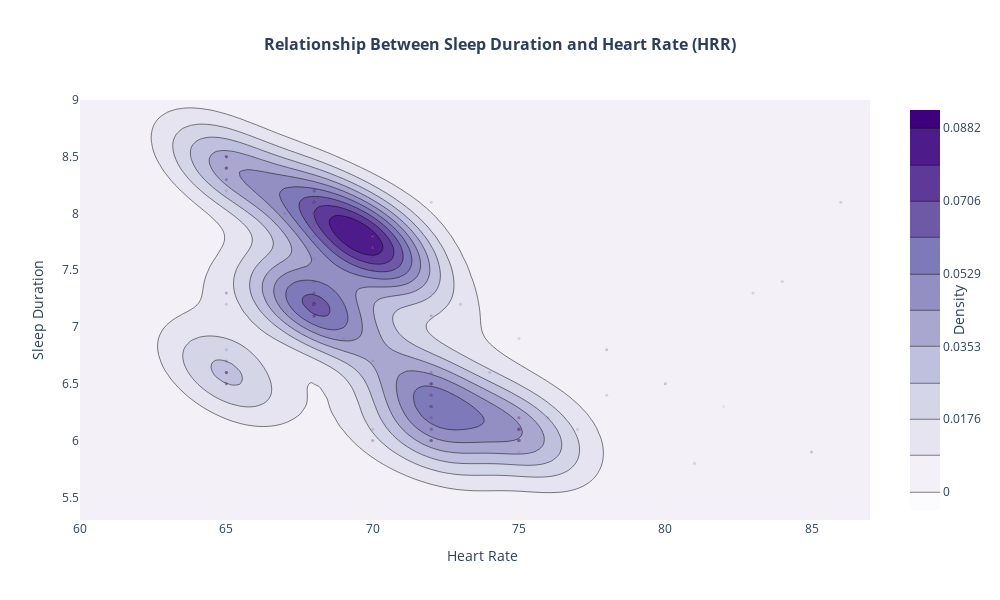

The code cell stored with this chart in its notebook:
### Code cell
# Calculate the 2D KDE
x = data['Heart Rate'].values
y = data['Sleep Duration'].values
xy = np.vstack([x, y])

# Only calculate KDE if we have enough valid data points
if len(x) > 3 and len(y) > 3 and not np.isnan(x).any() and not np.isnan(y).any():
    kde = gaussian_kde(xy)

    # Create grid of points
    x_range = np.linspace(60, max(x) + 1, 100)
    y_range = np.linspace(min(y) - 0.5, max(y) + 0.5, 100)
    X, Y = np.meshgrid(x_range, y_range)
    positions = np.vstack([X.ravel(), Y.ravel()])

    # Evaluate kernel at grid points
    Z = kde(positions).reshape(X.shape)

    # Create the figure
    fig = go.Figure()

    # Add filled contours
    fig.add_trace(go.Contour(
        x=x_range,
        y=y_range,
        z=Z,
        colorscale='Purples',
        contours=dict(
            start=0,
            end=Z.max(),
            size=(Z.max() / 10),
            showlabels=False
        ),
        line=dict(width=0.5),
        colorbar=dict(
            title='Density',
            title_side='right'
        ),
        hovertemplate='Heart Rate: %{x:.1f}<br>Sleep Duration: %{y:.1f}<br>Density: %{z:.4f}<extra></extra>',
        ncontours=20
    ))

    # Add scatter points with very low opacity to show data distribution
    fig.add_trace(go.Scatter(
        x=x,
        y=y,
        mode='markers',
        marker=dict(
            color='rgba(104, 71, 141, 0.1)',
            size=3
        ),
        showlegend=False,
        hoverinfo='skip'
    ))

    # Update layout
    fig.update_layout(
        title={
            'text': '<b>Relationship Between Sleep Duration and Heart Rate (HRR)<b>',
            'x': 0.5,
            'font': {'size': 16}
        },
        xaxis_title='Heart Rate',
        yaxis_title='Sleep Duration',
        plot_bgcolor='white',
        width=1000,
        height=600
    )

    fig.show()
else:
    print("Not enough valid data points to create a KDE plot")

### Figure 1 — Plotly figure (JSON) as saved in the notebook; plotly's stock layout.template omitted (floating-point values rounded to 4 significant figures; data arrays with more than 128 entries replaced by an {"elided": "..."} marker saying what was removed)
{"data": [{"colorbar": {"title": {"side": "right", "text": "Density"}}, "colorscale": [[0, "rgb(252,251,253)"], [0.125, "rgb(239,237,245)"], [0.25, "rgb(218,218,235)"], [0.375, "rgb(188,189,220)"], [0.5, "rgb(158,154,200)"], [0.625, "rgb(128,125,186)"], [0.75, "rgb(106,81,163)"], [0.875, "rgb(84,39,143)"], [1, "rgb(63,0,125)"]], "contours": {"end": 0.08821, "showlabels": false, "size": 0.008821, "start": 0}, "hovertemplate": "Heart Rate: %{x:.1f}<br>Sleep Duration: %{y:.1f}<br>Density: %{z:.4f}<extra></extra>", "line": {"width": 0.5}, "ncontours": 20, "type": "contour", "x": [60.0, 60.27, 60.55, 60.82, 61.09, 61.36, 61.64, 61.91, 62.18, 62.45, 62.73, 63.0, 63.27, 63.55, 63.82, 64.09, 64.36, 64.64, 64.91, 65.18, 65.45, 65.73, 66.0, 66.27, 66.55, 66.82, 67.09, 67.36, 67.64, 67.91, 68.18, 68.45, 68.73, 69.0, 69.27, 69.55, 69.82, 70.09, 70.36, 70.64, 70.91, 71.18, 71.45, 71.73, 72.0, 72.27, 72.55, 72.82, 73.09, 73.36, 73.64, 73.91, 74.18, 74.45, 74.73, 75.0, 75.27, 75.55, 75.82, 76.09, 76.36, 76.64, 76.91, 77.18, 77.45, 77.73, 78.0, 78.27, 78.55, 78.82, 79.09, 79.36, 79.64, 79.91, 80.18, 80.45, 80.73, 81.0, 81.27, 81.55, 81.82, 82.09, 82.36, 82.64, 82.91, 83.18, 83.45, 83.73, 84.0, 84.27, 84.55, 84.82, 85.09, 85.36, 85.64, 85.91, 86.18, 86.45, 86.73, 87.0], "y": [5.3, 5.337, 5.375, 5.412, 5.449, 5.487, 5.524, 5.562, 5.599, 5.636, 5.674, 5.711, 5.748, 5.786, 5.823, 5.861, 5.898, 5.935, 5.973, 6.01, 6.047, 6.085, 6.122, 6.16, 6.197, 6.234, 6.272, 6.309, 6.346, 6.384, 6.421, 6.459, 6.496, 6.533, 6.571, 6.608, 6.645, 6.683, 6.72, 6.758, 6.795, 6.832, 6.87, 6.907, 6.944, 6.982, 7.019, 7.057, 7.094, 7.131, 7.169, 7.206, 7.243, 7.281, 7.318, 7.356, 7.393, 7.43, 7.468, 7.505, 7.542, 7.58, 7.617, 7.655, 7.692, 7.729, 7.767, 7.804, 7.841, 7.879, 7.916, 7.954, 7.991, 8.028, 8.066, 8.103, 8.14, 8.178, 8.215, 8.253, 8.29, 8.327, 8.365, 8.402, 8.439, 8.477, 8.514, 8.552, 8.589, 8.626, 8.664, 8.701, 8.738, 8.776, 8.813, 8.851, 8.888, 8.925, 8.963, 9.0], "z": {"elided": "100x100 float values"}}, {"hoverinfo": "skip", "marker": {"color": "rgba(104, 71, 141, 0.1)", "size": 3}, "mode": "markers", "showlegend": false, "type": "scatter", "x": {"elided": "374 int values"}, "y": {"elided": "374 float values"}}], "layout": {"height": 600, "plot_bgcolor": "white", "title": {"font": {"size": 16}, "text": "<b>Relationship Between Sleep Duration and Heart Rate (HRR)<b>", "x": 0.5}, "width": 1000, "xaxis": {"title": {"text": "Heart Rate"}}, "yaxis": {"title": {"text": "Sleep Duration"}}}}
